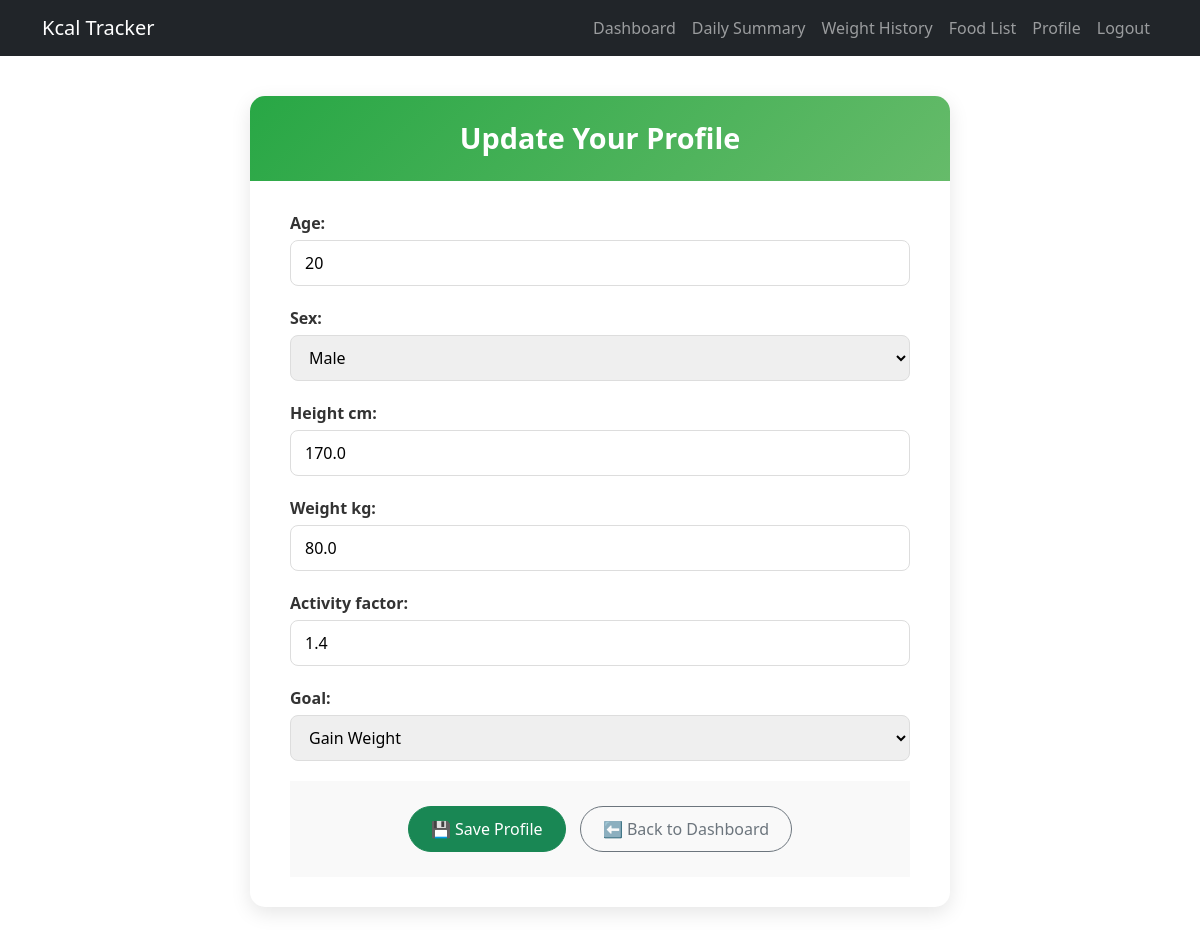
Screenshot of /authsys/profileedit/ (signed in) with the database file from the repository.
### tracker/models.py (models this page shows, shortened)
class Profile(models.Model):
    SEX_CHOICES = (
        ('M', 'Male'),
        ('F', 'Female'),
    )
    GOAL_CHOICES = (
        ('lose', 'Lose Weight'),
        ('maintain', 'Maintain'),
        ('gain', 'Gain Weight'),
    )
    user = models.OneToOneField(User, on_delete=models.CASCADE)
    name = models.TextField()
    age = models.PositiveIntegerField(default=20)
    sex = models.CharField(max_length=1, choices=SEX_CHOICES, default='M')
    height_cm = models.FloatField(default=170)
    weight_kg = models.FloatField(default=65)
    activity_factor = models.FloatField(default=1.4)  # 1.2 sedentary → 1.9 very active
    goal = models.CharField(max_length=10, choices=GOAL_CHOICES, default='maintain')

### authsys/views.py (the view)
# urls.py: path('profileedit/', views.profile_edit, name='profile_edit'),
@login_required
def profile_edit(request):
    profile = get_object_or_404(Profile, user=request.user)
    if request.method == 'POST':
        form = ProfileForm(request.POST, instance=profile)
        if form.is_valid():
            form.save()
            messages.success(request, 'Profile updated!')
            return redirect('dashboard')
    else:
        form = ProfileForm(instance=profile)
    return render(request, 'profile_form.html', {'form': form})

### tracker/forms.py
class ProfileForm(forms.ModelForm):
    class Meta:
        model = Profile
        fields = ('age', 'sex', 'height_cm', 'weight_kg', 'activity_factor', 'goal')

### authsys/templates/profile_form.html (shortened to what this page needs)
{% extends "base.html" %}
{% block content %}
<div class="profile-edit-card">
  <div class="profile-edit-header">
    <h2>Update Your Profile</h2>
  </div>
  <div class="profile-edit-body">
    <form method="post">
      {{ form.as_p }}
      <div class="profile-edit-footer">
        <button type="submit" class="btn btn-success">💾 Save Profile</button>
        <a href="{% url 'dashboard' %}" class="btn btn-outline-secondary">⬅ Back to Dashboard</a>
      </div>
    </form>
  </div>
</div>
{% endblock %}

### authsys/templates/profile_form.html (style rules this page uses)
.profile-edit-card { max-width: 700px; margin: 40px auto; border-radius: 15px; background: #fff; box-shadow: 0 6px 20px rgba(0, 0, 0, 0.1); overflow: hidden; }
.profile-edit-header { background: linear-gradient(135deg, #28a745, #66bb6a); color: #fff; text-align: center; padding: 25px 20px; }
.profile-edit-header h2 { margin: 0; font-size: 1.8rem; font-weight: 700; }
.profile-edit-body { padding: 30px 40px; }
.profile-edit-body form p { margin-bottom: 20px; }
.profile-edit-body label { font-weight: 600; margin-bottom: 5px; display: block; color: #333; }
.profile-edit-body input, .profile-edit-body select, .profile-edit-body textarea { width: 100%; padding: 10px 14px; border-radius: 8px; border: 1px solid #ddd; transition: 0.3s; }
.profile-edit-footer { text-align: center; padding: 20px; background: #f9f9f9; }
.profile-edit-footer .btn { border-radius: 30px; padding: 10px 22px; font-size: 1rem; transition: 0.3s ease; margin: 5px; }

### rows the page displays
Profile: age "20", sex "Male", height_cm "170.0", weight_kg "80.0", activity_factor "1.4", goal "Gain Weight"
